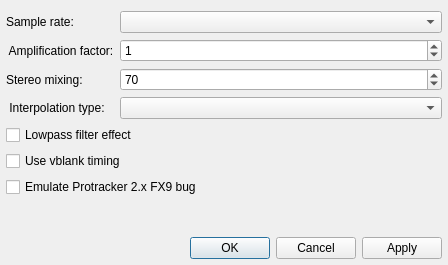
<?xml version="1.0" encoding="UTF-8"?>
<ui version="4.0">
 <class>SettingsDialog</class>
 <widget class="QDialog" name="SettingsDialog">
  <property name="geometry">
   <rect>
    <x>0</x>
    <y>0</y>
    <width>448</width>
    <height>265</height>
   </rect>
  </property>
  <property name="windowTitle">
   <string>ModPlug Plugin Settings</string>
  </property>
  <layout class="QVBoxLayout" name="verticalLayout">
   <property name="leftMargin">
    <number>6</number>
   </property>
   <property name="rightMargin">
    <number>6</number>
   </property>
   <property name="bottomMargin">
    <number>6</number>
   </property>
   <item>
    <layout class="QFormLayout" name="formLayout">
     <property name="fieldGrowthPolicy">
      <enum>QFormLayout::AllNonFixedFieldsGrow</enum>
     </property>
     <item row="1" column="0">
      <widget class="QLabel" name="label">
       <property name="text">
        <string> Amplification factor:</string>
       </property>
      </widget>
     </item>
     <item row="1" column="1">
      <widget class="QSpinBox" name="ampFactorSpinBox">
       <property name="maximum">
        <number>3</number>
       </property>
       <property name="value">
        <number>1</number>
       </property>
      </widget>
     </item>
     <item row="2" column="0">
      <widget class="QLabel" name="label_2">
       <property name="text">
        <string>Stereo mixing:</string>
       </property>
      </widget>
     </item>
     <item row="2" column="1">
      <widget class="QSpinBox" name="stereoMixingSpinBox">
       <property name="maximum">
        <number>100</number>
       </property>
       <property name="value">
        <number>70</number>
       </property>
      </widget>
     </item>
     <item row="3" column="0">
      <widget class="QLabel" name="label_3">
       <property name="text">
        <string> Interpolation type:</string>
       </property>
      </widget>
     </item>
     <item row="3" column="1">
      <widget class="QComboBox" name="intTypeComboBox"/>
     </item>
     <item row="4" column="0" colspan="2">
      <widget class="QCheckBox" name="lowPassCheckBox">
       <property name="text">
        <string>Lowpass filter effect</string>
       </property>
      </widget>
     </item>
     <item row="5" column="0" colspan="2">
      <widget class="QCheckBox" name="vblankCheckBox">
       <property name="text">
        <string>Use vblank timing</string>
       </property>
      </widget>
     </item>
     <item row="6" column="0" colspan="2">
      <widget class="QCheckBox" name="fx9BugCheckBox">
       <property name="text">
        <string>Emulate Protracker 2.x FX9 bug</string>
       </property>
      </widget>
     </item>
     <item row="0" column="0">
      <widget class="QLabel" name="label_4">
       <property name="text">
        <string>Sample rate:</string>
       </property>
      </widget>
     </item>
     <item row="0" column="1">
      <widget class="QComboBox" name="srateComboBox"/>
     </item>
    </layout>
   </item>
   <item>
    <widget class="QDialogButtonBox" name="buttonBox">
     <property name="sizePolicy">
      <sizepolicy hsizetype="Expanding" vsizetype="Fixed">
       <horstretch>0</horstretch>
       <verstretch>0</verstretch>
      </sizepolicy>
     </property>
     <property name="standardButtons">
      <set>QDialogButtonBox::Apply|QDialogButtonBox::Cancel|QDialogButtonBox::Ok</set>
     </property>
    </widget>
   </item>
  </layout>
 </widget>
 <resources/>
 <connections>
  <connection>
   <sender>buttonBox</sender>
   <signal>rejected()</signal>
   <receiver>SettingsDialog</receiver>
   <slot>reject()</slot>
   <hints>
    <hint type="sourcelabel">
     <x>294</x>
     <y>362</y>
    </hint>
    <hint type="destinationlabel">
     <x>170</x>
     <y>371</y>
    </hint>
   </hints>
  </connection>
 </connections>
</ui>
